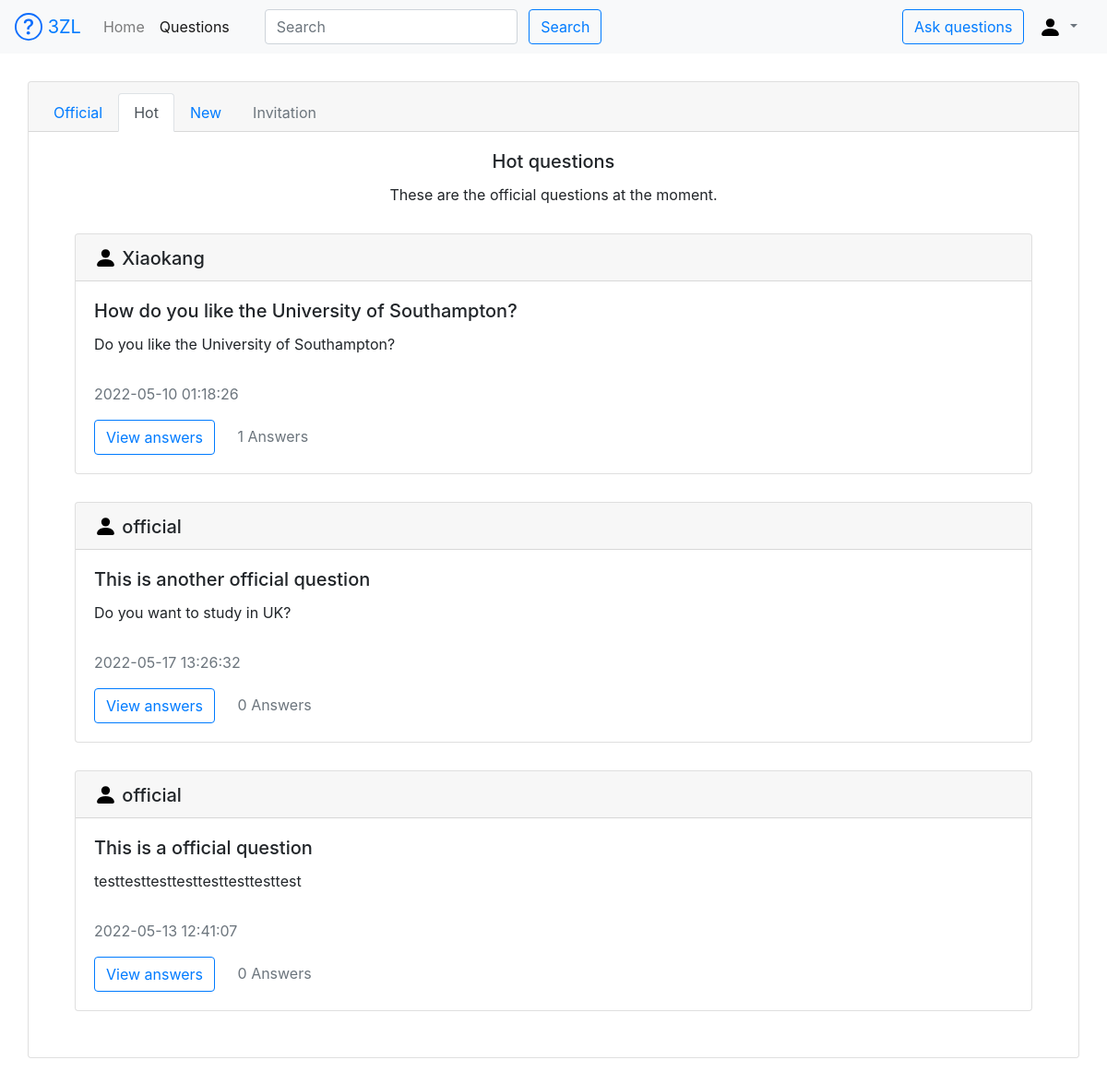
The page /questions/hot on the database its author committed.
### appdir/models.py (models this page shows, shortened)
class User(db.Model):
    id = db.Column(db.Integer, primary_key=True)
    username = db.Column(db.String(64), index=True, unique=True)
    email = db.Column(db.String(120), index=True, unique=True)
    original_password = db.Column(db.String(128))
    password_hash = db.Column(db.String(128))
    invitation_code = db.Column(db.String(32))
    status = db.Column(db.Integer)

class Question(db.Model):
    id = db.Column(db.Integer, primary_key=True)
    title = db.Column(db.String(100), index=True)
    description = db.Column(db.String(300), index=True)
    datetime = db.Column(db.DateTime)
    user_id = db.Column(db.Integer, db.ForeignKey('user.id'))
    type = db.Column(db.Integer)
    status = db.Column(db.Integer)

### appdir/routes.py (the view, shortened to what this page needs)
@app.route('/questions/<type>', methods=['GET', 'POST'])
def questions(type):
    question_form = QuestionForm()
    invites_in_db = Invite.query.filter(Invite.invitee_id == session.get('USERID'))
    invite_question_ids = []
    for invite in invites_in_db:
        invite_question_ids.append(invite.question_id)
    questions_in_db = Question.query.all()
    my_questions = []
    for question in questions_in_db:
        if question.status != 0:
            continue
        user = User.query.filter(User.id == question.user_id).first()
        answers_in_db = Answer.query.filter(Answer.question_id == question.id)
        new_question = {
            'id': question.id,
            'username': user.username,
            'title': question.title,
            'description': question.description,
            'answers': answers_in_db.count(),
            'time': question.datetime.strftime("%Y-%m-%d %H:%M:%S"),
            "type": question.type
        }
        if type == 'invitation':
            if question.id in invite_question_ids:
                my_questions.append(new_question)
        else:
            my_questions.append(new_question)
    if question_form.validate_on_submit():
        return validate_question(question_form)
    if type == "official":
        my_questions = [q for q in my_questions if q["type"] == 1]
        my_questions = sorted(my_questions, key=lambda keys: keys['answers'])
        my_questions.reverse()
        return render_template('official.html', username=session.get('USERNAME'), question_form=question_form,
                               questions=my_questions)
    if type in ["hot"]:
        my_questions = sorted(my_questions, key=lambda keys: keys['answers'])
        my_questions.reverse()
        return render_template('hot.html', username=session.get('USERNAME'), question_form=question_form,
                               questions=my_questions)

### appdir/forms.py
class QuestionForm(FlaskForm):
    title = StringField('Title', validators=[DataRequired()],
                        render_kw={'class': 'form-control', 'id': 'question-title'})
    description = TextAreaField('Description', validators=[DataRequired()],
                                render_kw={'class': 'form-control', 'id': 'question-des'})
    submit = SubmitField('Post', render_kw={'class': 'btn btn-outline-primary', 'id': 'submit-question'})

### appdir/templates/hot.html (shortened to what this page needs)
{% extends 'base.html' %}
{% block content %}
    <div class="card text-center">
        <div class="card-header">
            <ul class="nav nav-tabs card-header-tabs">
                <li class="nav-item">
                    <a class="nav-link" href="{{ url_for('questions',type='official') }}">Official</a>
                </li>
                <li class="nav-item">
                    <a class="nav-link active" href="{{ url_for('questions',type='hot') }}">Hot</a>
                </li>
                <li class="nav-item">
                    <a class="nav-link" href="{{ url_for('questions',type='new') }}">New</a>
                </li>
                <li class="nav-item">
                    {% if username %}
                        <a class="nav-link" href="{{ url_for('questions',type='invitation') }}">Invitation</a>
                    {% else %}
                        <a class="nav-link disabled" href="#">Invitation</a>
                    {% endif %}
                </li>
            </ul>
        </div>
        <div class="card-body">
            <h5 class="card-title">Hot questions</h5>
            <p class="card-text">These are the official questions at the moment.</p>
            {% for question in questions %}
                <div class="card text-left">
                    <h5 class="card-header">
                        <img src="../static/image/bootstrap-icon/person-fill.svg" width="25" height="25"
                             class="d-inline-block align-middle"
                             alt="" loading="lazy">
                        <span class="align-middle">{{ question.username }}</span>
                    </h5>
                    <div class="card-body">
                        <h5 class="card-title">{{ question.title }}</h5>
                        <p class="card-text">{{ question.description }}</p>
                        <div id="my-div">
                            <p class="card-text text-muted">{{ question.time }}</p>
                            {% if username %}
                                <a href="/question{{ question.id }}" class="btn btn-outline-primary">View answers</a>
                            {% else %}
                                <a href="/login" class="btn btn-outline-primary">View answers</a>
                            {% endif %}
                            <span class="card-text info text-muted">{{ question.answers }} Answers</span>
                        </div>
                    </div>
                </div>
            {% endfor %}
        </div>
    </div>
{% endblock %}

### appdir/templates/base.html (shortened to what this page needs)
<!DOCTYPE html>
<html lang="en">
<head>
    <link rel="stylesheet" href="https://cdn.staticfile.org/twitter-bootstrap/4.3.1/css/bootstrap.min.css">
</head>
<body>
<nav class="navbar navbar-expand-lg navbar-light bg-light">
    <a class="navbar-brand text-primary" href="{{ url_for('root') }}">
        <img src="../static/image/bootstrap-icon/question-circle.svg" width="30" height="30"
             class="d-inline-block align-top"
             alt="" loading="lazy">
        3ZL
    </a>
    <div class="collapse navbar-collapse" id="navbarSupportedContent">
        <ul class="navbar-nav mr-auto">
            <li class="nav-item active">
                <a class="nav-link" href="{{ url_for('root') }}">Home <span class="sr-only">(current)</span></a>
            </li>
            <li class="nav-item" id="question-a">
                <a class="nav-link" href="{{ url_for('questions',type='hot') }}">Questions</a>
            </li>
        </ul>
        <div class="form-inline my-2 my-lg-0 navbar-collapse" id="search" data-method="get">
            <form action="/search" method="get">
                <input class="form-control mr-sm-2" type="text" placeholder="Search" aria-label="Search" name="question">
                <button class="btn btn-outline-primary my-2 my-sm-0" type="submit">Search</button>
            </form>
        </div>
        {% if username %}
            <button type="button" class="btn btn-outline-primary" data-toggle="modal" data-target="#myModal">
                Ask questions
            </button>
            <div class="modal fade" id="myModal">
                <div class="modal-dialog">
                    <div class="modal-content">
                        <div class="modal-header">
                            <h4 class="modal-title">Edit your question</h4>
                            <button type="button" class="close" data-dismiss="modal" style="outline: none">&times;
                            </button>
                        </div>
                        <div class="modal-body">
                            <form action="" method="post" novalidate>
                                {{ question_form.hidden_tag() }}
                                <div class="form-row">
                                    <div class="col-md-12 mb-3">
                                        <label>Title</label>
                                        {{ question_form.title }}
                                    </div>
                                </div>
                                <div class="form-row">
                                    <div class="col-md-12 mb-3">
                                        <label>Description</label>
                                        {{ question_form.description }}
                                    </div>
                                </div>
                                <div class="form-row">
                                    <div class="col-md-12 mb-3 text-center">
                                        {{ question_form.submit }}
                                    </div>
                                </div>
                            </form>
                        </div>
                    </div>
                </div>
            </div>
        {% else %}
            <button type="button" class="btn btn-outline-primary" data-container="body"
                    data-toggle="popover"
                    data-placement="bottom" title="Alert"
                    data-content="Before asking questions, you should first login">
                Ask questions
            </button>
        {% endif %}
        <div class="nav-item dropdown">
            <a class="align-middle nav-link dropdown-toggle text-muted" href="#" id="navbarDropdown" role="button"
               data-toggle="dropdown"
               aria-haspopup="true" aria-expanded="false">
                <img src="../static/image/bootstrap-icon/person-fill.svg" width="25" height="25"
                     class="d-inline-block align-middle"
                     alt="" loading="lazy">
            </a>
        </div>
    </div>
</nav>
{% block content %}{% endblock %}
</body>
</html>

### appdir/templates/base.html (style rules this page uses)
#search { margin-left: 30px; }

### appdir/templates/hot.html (style rules this page uses)
.card { margin: 30px; }
.info { margin-left: 20px; }
#my-div { margin-top: 30px; }

### rows shown on the page
User: username "Xiaokang"
Question: title "How do you like the University of Southampton?", description "Do you like the University of Southampton?"
User: username "official" "official"
Question: title "This is another official question", description "Do you want to study in UK?"
Question: title "This is a official question", description "testtesttesttesttesttesttesttest"

### other values the page prints
{{ question.time }} "2022-05-10 01:18:26" "2022-05-17 13:26:32" "2022-05-13 12:41:07"
{{ question.answers }} "1" "0" "0"
